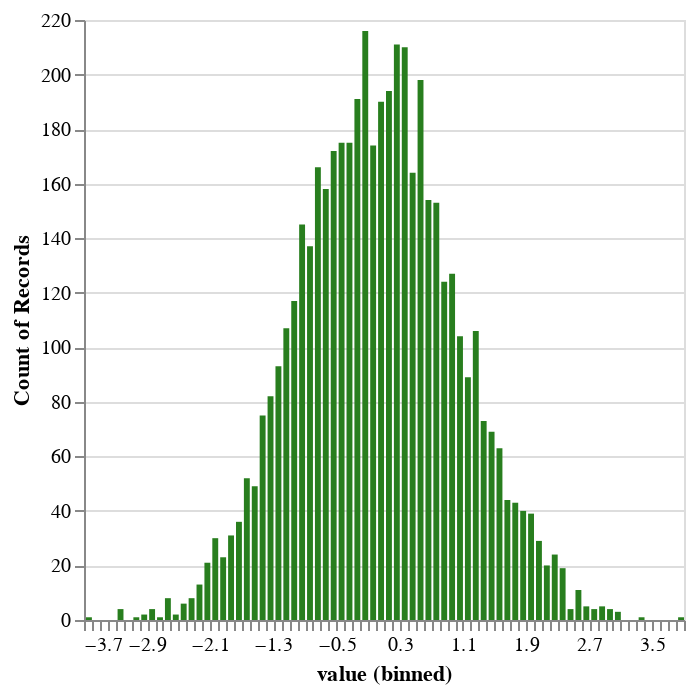

Notebook code for this chart:
### Code cell
# Histograms work better here

normal_values = pd.DataFrame({"value": n.rvs(5000)})

alt.Chart(normal_values).mark_bar().encode(
    alt.X("value", bin=alt.Bin(maxbins=100)),
    y='count()',
    color=alt.value('#287E1E'),  # Aside: Note US spelling. Also try "hex codes": https://htmlcolorcodes.com/
)

### Figure 1 — Vega-Lite specification as saved in the notebook (floating-point values rounded to 4 significant figures; data arrays with more than 128 entries replaced by an {"elided": "..."} marker saying what was removed)
{"config": {"view": {"continuousWidth": 300, "continuousHeight": 300}}, "data": {"name": "data-4d32beb5534a253baf08b3dd7f1e4971"}, "mark": {"type": "bar"}, "encoding": {"color": {"value": "#287E1E"}, "x": {"bin": {"maxbins": 100}, "field": "value", "type": "quantitative"}, "y": {"aggregate": "count", "type": "quantitative"}}, "$schema": "https://vega.github.io/schema/vega-lite/v5.8.0.json", "datasets": {"data-4d32beb5534a253baf08b3dd7f1e4971": {"elided": "5000 records"}}}
